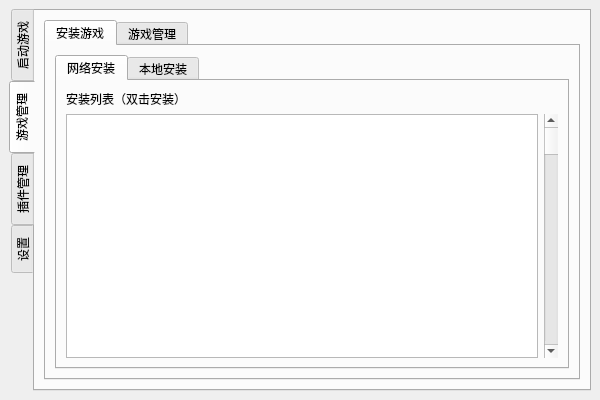
<?xml version="1.0" encoding="UTF-8"?>
<ui version="4.0">
 <class>MainWindow</class>
 <widget class="QMainWindow" name="MainWindow">
  <property name="geometry">
   <rect>
    <x>0</x>
    <y>0</y>
    <width>600</width>
    <height>400</height>
   </rect>
  </property>
  <property name="minimumSize">
   <size>
    <width>500</width>
    <height>300</height>
   </size>
  </property>
  <property name="windowTitle">
   <string>BlueCraftLauncher</string>
  </property>
  <widget class="QWidget" name="centralwidget">
   <layout class="QHBoxLayout" name="horizontalLayout">
    <item>
     <widget class="QTabWidget" name="tabWidget">
      <property name="tabPosition">
       <enum>QTabWidget::West</enum>
      </property>
      <property name="currentIndex">
       <number>1</number>
      </property>
      <widget class="QWidget" name="tab">
       <attribute name="title">
        <string>启动游戏</string>
       </attribute>
       <layout class="QGridLayout" name="gridLayout">
        <item row="2" column="2" colspan="2">
         <widget class="QComboBox" name="comboBox_2"/>
        </item>
        <item row="4" column="1">
         <spacer name="verticalSpacer">
          <property name="orientation">
           <enum>Qt::Vertical</enum>
          </property>
          <property name="sizeHint" stdset="0">
           <size>
            <width>20</width>
            <height>40</height>
           </size>
          </property>
         </spacer>
        </item>
        <item row="3" column="1" colspan="3">
         <widget class="QPushButton" name="StartButton">
          <property name="text">
           <string>启动minecraft</string>
          </property>
         </widget>
        </item>
        <item row="2" column="0">
         <spacer name="horizontalSpacer">
          <property name="orientation">
           <enum>Qt::Horizontal</enum>
          </property>
          <property name="sizeHint" stdset="0">
           <size>
            <width>40</width>
            <height>20</height>
           </size>
          </property>
         </spacer>
        </item>
        <item row="1" column="2">
         <widget class="QComboBox" name="comboBox"/>
        </item>
        <item row="2" column="1">
         <widget class="QLabel" name="label_2">
          <property name="text">
           <string>选择游戏版本</string>
          </property>
         </widget>
        </item>
        <item row="0" column="1">
         <spacer name="verticalSpacer_2">
          <property name="orientation">
           <enum>Qt::Vertical</enum>
          </property>
          <property name="sizeHint" stdset="0">
           <size>
            <width>20</width>
            <height>40</height>
           </size>
          </property>
         </spacer>
        </item>
        <item row="1" column="3">
         <widget class="QPushButton" name="pushButton">
          <property name="enabled">
           <bool>true</bool>
          </property>
          <property name="maximumSize">
           <size>
            <width>50</width>
            <height>50</height>
           </size>
          </property>
          <property name="text">
           <string>新建</string>
          </property>
         </widget>
        </item>
        <item row="1" column="1">
         <widget class="QLabel" name="label">
          <property name="text">
           <string>账户选择</string>
          </property>
         </widget>
        </item>
        <item row="1" column="4">
         <spacer name="horizontalSpacer_2">
          <property name="orientation">
           <enum>Qt::Horizontal</enum>
          </property>
          <property name="sizeHint" stdset="0">
           <size>
            <width>40</width>
            <height>20</height>
           </size>
          </property>
         </spacer>
        </item>
       </layout>
      </widget>
      <widget class="QWidget" name="tab_2">
       <attribute name="title">
        <string>游戏管理</string>
       </attribute>
       <layout class="QVBoxLayout" name="verticalLayout">
        <item>
         <widget class="QTabWidget" name="tabWidget_2">
          <property name="layoutDirection">
           <enum>Qt::LeftToRight</enum>
          </property>
          <property name="tabPosition">
           <enum>QTabWidget::North</enum>
          </property>
          <property name="currentIndex">
           <number>0</number>
          </property>
          <widget class="QWidget" name="tab_4">
           <attribute name="title">
            <string>安装游戏</string>
           </attribute>
           <layout class="QVBoxLayout" name="verticalLayout_2">
            <item>
             <widget class="QTabWidget" name="tabWidget_3">
              <property name="layoutDirection">
               <enum>Qt::LeftToRight</enum>
              </property>
              <property name="currentIndex">
               <number>0</number>
              </property>
              <widget class="QWidget" name="tab_5">
               <attribute name="title">
                <string>网络安装</string>
               </attribute>
               <layout class="QGridLayout" name="gridLayout_2">
                <item row="1" column="1">
                 <widget class="QScrollBar" name="MinecraftVersionListScrollBar">
                  <property name="orientation">
                   <enum>Qt::Vertical</enum>
                  </property>
                 </widget>
                </item>
                <item row="0" column="0">
                 <widget class="QLabel" name="label_3">
                  <property name="text">
                   <string>安装列表（双击安装）</string>
                  </property>
                 </widget>
                </item>
                <item row="1" column="0">
                 <widget class="QListView" name="MinecraftVersionList">
                  <property name="editTriggers">
                   <set>QAbstractItemView::NoEditTriggers</set>
                  </property>
                 </widget>
                </item>
               </layout>
              </widget>
              <widget class="QWidget" name="tab_6">
               <attribute name="title">
                <string>本地安装</string>
               </attribute>
              </widget>
             </widget>
            </item>
           </layout>
          </widget>
          <widget class="QWidget" name="tab_3">
           <attribute name="title">
            <string>游戏管理</string>
           </attribute>
          </widget>
         </widget>
        </item>
       </layout>
      </widget>
      <widget class="QWidget" name="tab_7">
       <attribute name="title">
        <string>插件管理</string>
       </attribute>
      </widget>
      <widget class="QWidget" name="tab_8">
       <attribute name="title">
        <string>设置</string>
       </attribute>
      </widget>
     </widget>
    </item>
   </layout>
  </widget>
 </widget>
 <resources/>
 <connections>
  <connection>
   <sender>StartButton</sender>
   <signal>clicked()</signal>
   <receiver>MainWindow</receiver>
   <slot>startminecraft()</slot>
   <hints>
    <hint type="sourcelabel">
     <x>264</x>
     <y>221</y>
    </hint>
    <hint type="destinationlabel">
     <x>901</x>
     <y>516</y>
    </hint>
   </hints>
  </connection>
  <connection>
   <sender>MinecraftVersionList</sender>
   <signal>doubleClicked(QModelIndex)</signal>
   <receiver>MainWindow</receiver>
   <slot>DownloadMinecraft()</slot>
   <hints>
    <hint type="sourcelabel">
     <x>348</x>
     <y>180</y>
    </hint>
    <hint type="destinationlabel">
     <x>593</x>
     <y>339</y>
    </hint>
   </hints>
  </connection>
 </connections>
 <slots>
  <slot>startminecraft()</slot>
  <slot>DownloadMinecraft()</slot>
 </slots>
</ui>
